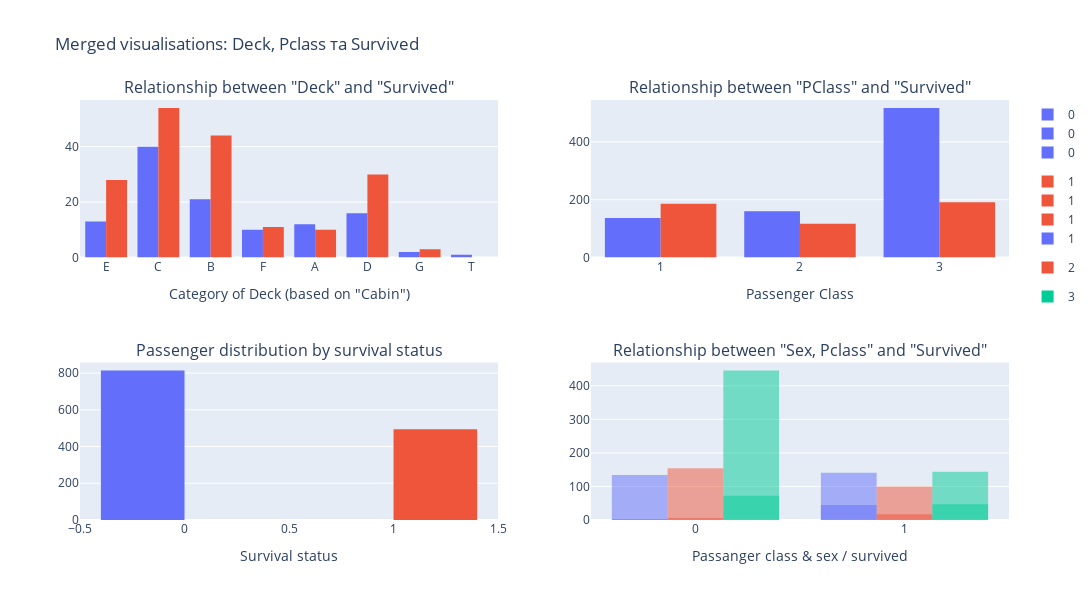

Notebook cell for this chart:
### Code cell
deck_order = sorted(dataframe['Deck'].dropna().unique().tolist())
pclass_order = sorted(dataframe['Pclass'].dropna().unique().tolist())

# Створення окремих фігур за допомогою Plotly Express
fig_deck = px.histogram(
    data_frame=dataframe,
    x='Deck',
    color='Survived',
    category_orders={'Deck': deck_order},
    barmode='group'
)

fig_pclass = px.histogram(
    data_frame=dataframe,
    x='Pclass',
    color='Survived',
    barmode='group',
    category_orders={'Pclass': pclass_order}
)

fig_survived = px.histogram(
    data_frame=dataframe,
    x='Survived',
    color='Survived'
)

fig_gender = px.histogram(
    data_frame=dataframe,
    x='Survived',
    color='Pclass',
    facet_col='Sex',
    barmode='overlay',
    category_orders={'Pclass': [1,2,3],},
    labels={'Pclass': 'Pclass','Sex':'Sex' , 'Survived': 'Survived'}
)

# Створення полотна з трьома підграфіками (3 рядки, 1 колонка)
fig = make_subplots(
    rows=2,
    cols=2,
    subplot_titles=(
        'Relationship between "Deck" and "Survived"',
        'Relationship between "PClass" and "Survived"',
        'Passenger distribution by survival status',
        'Relationship between "Sex, Pclass" and "Survived"'
    )
)

# Додавання traces з кожної фігури до відповідного підграфіка
for trace in fig_deck.data:
    fig.add_trace(trace, row=1, col=1)

for trace in fig_pclass.data:
    fig.add_trace(trace, row=1, col=2)

for trace in fig_survived.data:
    fig.add_trace(trace, row=2, col=1)

for trace in fig_gender.data:
    fig.add_trace(trace, row=2, col=2)

# Оновлення макету фігури
fig.update_layout(
    height=600,
    width=1400,
    title_text='Merged visualisations: Deck, Pclass та Survived',
    showlegend=True
)
fig.update_xaxes(
    title_text='Category of Deck (based on "Cabin")', row=1, col=1)
fig.update_xaxes(title_text='Passenger Class', row=1, col=2)
fig.update_xaxes(title_text='Survival status', row=2, col=1)
fig.update_xaxes(title_text='Passanger class & sex / survived', row=2, col=2)

# Відображення фігури
fig.show()

### Figure 1 — Plotly figure (JSON) as saved in the notebook; plotly's stock layout.template omitted (floating-point values rounded to 4 significant figures; data arrays with more than 128 entries replaced by an {"elided": "..."} marker saying what was removed)
{"data": [{"alignmentgroup": "True", "bingroup": "x", "hovertemplate": "Survived=0<br>Deck=%{x}<br>count=%{y}<extra></extra>", "legendgroup": "0", "marker": {"color": "#636efa", "pattern": {"shape": ""}}, "name": "0", "offsetgroup": "0", "orientation": "v", "showlegend": true, "type": "histogram", "x": {"elided": "815 str values"}, "xaxis": "x", "yaxis": "y"}, {"alignmentgroup": "True", "bingroup": "x", "hovertemplate": "Survived=1<br>Deck=%{x}<br>count=%{y}<extra></extra>", "legendgroup": "1", "marker": {"color": "#EF553B", "pattern": {"shape": ""}}, "name": "1", "offsetgroup": "1", "orientation": "v", "showlegend": true, "type": "histogram", "x": {"elided": "494 str values"}, "xaxis": "x", "yaxis": "y"}, {"alignmentgroup": "True", "bingroup": "x", "hovertemplate": "Survived=0<br>Pclass=%{x}<br>count=%{y}<extra></extra>", "legendgroup": "0", "marker": {"color": "#636efa", "pattern": {"shape": ""}}, "name": "0", "offsetgroup": "0", "orientation": "v", "showlegend": true, "type": "histogram", "x": {"elided": "815 int values"}, "xaxis": "x2", "yaxis": "y2"}, {"alignmentgroup": "True", "bingroup": "x", "hovertemplate": "Survived=1<br>Pclass=%{x}<br>count=%{y}<extra></extra>", "legendgroup": "1", "marker": {"color": "#EF553B", "pattern": {"shape": ""}}, "name": "1", "offsetgroup": "1", "orientation": "v", "showlegend": true, "type": "histogram", "x": {"elided": "494 int values"}, "xaxis": "x2", "yaxis": "y2"}, {"alignmentgroup": "True", "bingroup": "x", "hovertemplate": "Survived=%{x}<br>count=%{y}<extra></extra>", "legendgroup": "0", "marker": {"color": "#636efa", "pattern": {"shape": ""}}, "name": "0", "offsetgroup": "0", "orientation": "v", "showlegend": true, "type": "histogram", "x": {"elided": "815 int values"}, "xaxis": "x3", "yaxis": "y3"}, {"alignmentgroup": "True", "bingroup": "x", "hovertemplate": "Survived=%{x}<br>count=%{y}<extra></extra>", "legendgroup": "1", "marker": {"color": "#EF553B", "pattern": {"shape": ""}}, "name": "1", "offsetgroup": "1", "orientation": "v", "showlegend": true, "type": "histogram", "x": {"elided": "494 int values"}, "xaxis": "x3", "yaxis": "y3"}, {"alignmentgroup": "True", "bingroup": "x", "hovertemplate": "Pclass=1<br>Sex=male<br>Survived=%{x}<br>count=%{y}<extra></extra>", "legendgroup": "1", "marker": {"color": "#636efa", "opacity": 0.5, "pattern": {"shape": ""}}, "name": "1", "offsetgroup": "1", "orientation": "v", "showlegend": true, "type": "histogram", "x": {"elided": "179 int values"}, "xaxis": "x4", "yaxis": "y4"}, {"alignmentgroup": "True", "bingroup": "x", "hovertemplate": "Pclass=1<br>Sex=female<br>Survived=%{x}<br>count=%{y}<extra></extra>", "legendgroup": "1", "marker": {"color": "#636efa", "opacity": 0.5, "pattern": {"shape": ""}}, "name": "1", "offsetgroup": "1", "orientation": "v", "showlegend": false, "type": "histogram", "x": {"elided": "144 int values"}, "xaxis": "x4", "yaxis": "y4"}, {"alignmentgroup": "True", "bingroup": "x", "hovertemplate": "Pclass=2<br>Sex=male<br>Survived=%{x}<br>count=%{y}<extra></extra>", "legendgroup": "2", "marker": {"color": "#EF553B", "opacity": 0.5, "pattern": {"shape": ""}}, "name": "2", "offsetgroup": "2", "orientation": "v", "showlegend": true, "type": "histogram", "x": {"elided": "171 int values"}, "xaxis": "x4", "yaxis": "y4"}, {"alignmentgroup": "True", "bingroup": "x", "hovertemplate": "Pclass=2<br>Sex=female<br>Survived=%{x}<br>count=%{y}<extra></extra>", "legendgroup": "2", "marker": {"color": "#EF553B", "opacity": 0.5, "pattern": {"shape": ""}}, "name": "2", "offsetgroup": "2", "orientation": "v", "showlegend": false, "type": "histogram", "x": [1, 1, 0, 1, 1, 1, 1, 1, 1, 1, 1, 1, 1, 1, 0, 1, 1, 1, 1, 1, 1, 0, 1, 1, 1, 1, 1, 1, 0, 1, 1, 1, 1, 1, 1, 1, 1, 1, 1, 1, 1, 1, 1, 1, 1, 1, 1, 1, 1, 1, 1, 1, 1, 1, 1, 1, 1, 1, 1, 1, 1, 1, 1, 1, 1, 1, 1, 1, 0, 1, 1, 0, 1, 1, 1, 1, 1, 1, 1, 1, 1, 1, 1, 1, 1, 1, 1, 1, 1, 1, 1, 1, 1, 1, 1, 1, 1, 1, 1, 1, 1, 1, 1, 1, 1, 1], "xaxis": "x4", "yaxis": "y4"}, {"alignmentgroup": "True", "bingroup": "x", "hovertemplate": "Pclass=3<br>Sex=male<br>Survived=%{x}<br>count=%{y}<extra></extra>", "legendgroup": "3", "marker": {"color": "#00cc96", "opacity": 0.5, "pattern": {"shape": ""}}, "name": "3", "offsetgroup": "3", "orientation": "v", "showlegend": true, "type": "histogram", "x": {"elided": "493 int values"}, "xaxis": "x4", "yaxis": "y4"}, {"alignmentgroup": "True", "bingroup": "x", "hovertemplate": "Pclass=3<br>Sex=female<br>Survived=%{x}<br>count=%{y}<extra></extra>", "legendgroup": "3", "marker": {"color": "#00cc96", "opacity": 0.5, "pattern": {"shape": ""}}, "name": "3", "offsetgroup": "3", "orientation": "v", "showlegend": false, "type": "histogram", "x": {"elided": "216 int values"}, "xaxis": "x4", "yaxis": "y4"}], "layout": {"annotations": [{"font": {"size": 16}, "showarrow": false, "text": "Relationship between \"Deck\" and \"Survived\"", "x": 0.225, "xanchor": "center", "xref": "paper", "y": 1, "yanchor": "bottom", "yref": "paper"}, {"font": {"size": 16}, "showarrow": false, "text": "Relationship between \"PClass\" and \"Survived\"", "x": 0.775, "xanchor": "center", "xref": "paper", "y": 1, "yanchor": "bottom", "yref": "paper"}, {"font": {"size": 16}, "showarrow": false, "text": "Passenger distribution by survival status", "x": 0.225, "xanchor": "center", "xref": "paper", "y": 0.375, "yanchor": "bottom", "yref": "paper"}, {"font": {"size": 16}, "showarrow": false, "text": "Relationship between \"Sex, Pclass\" and \"Survived\"", "x": 0.775, "xanchor": "center", "xref": "paper", "y": 0.375, "yanchor": "bottom", "yref": "paper"}], "height": 600, "showlegend": true, "title": {"text": "Merged visualisations: Deck, Pclass та Survived"}, "width": 1400, "xaxis": {"anchor": "y", "domain": [0, 0.45], "title": {"text": "Category of Deck (based on \"Cabin\")"}}, "xaxis2": {"anchor": "y2", "domain": [0.55, 1], "title": {"text": "Passenger Class"}}, "xaxis3": {"anchor": "y3", "domain": [0, 0.45], "title": {"text": "Survival status"}}, "xaxis4": {"anchor": "y4", "domain": [0.55, 1], "title": {"text": "Passanger class & sex / survived"}}, "yaxis": {"anchor": "x", "domain": [0.625, 1]}, "yaxis2": {"anchor": "x2", "domain": [0.625, 1]}, "yaxis3": {"anchor": "x3", "domain": [0, 0.375]}, "yaxis4": {"anchor": "x4", "domain": [0, 0.375]}}}
